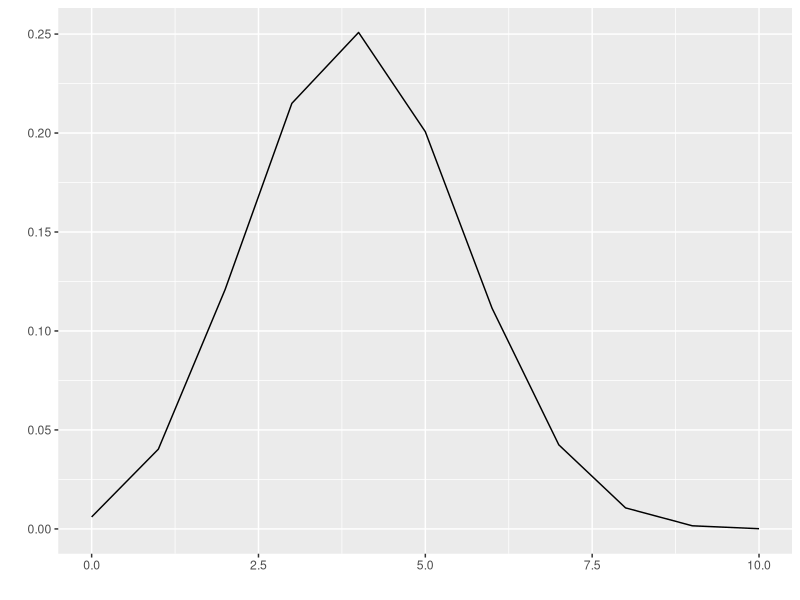
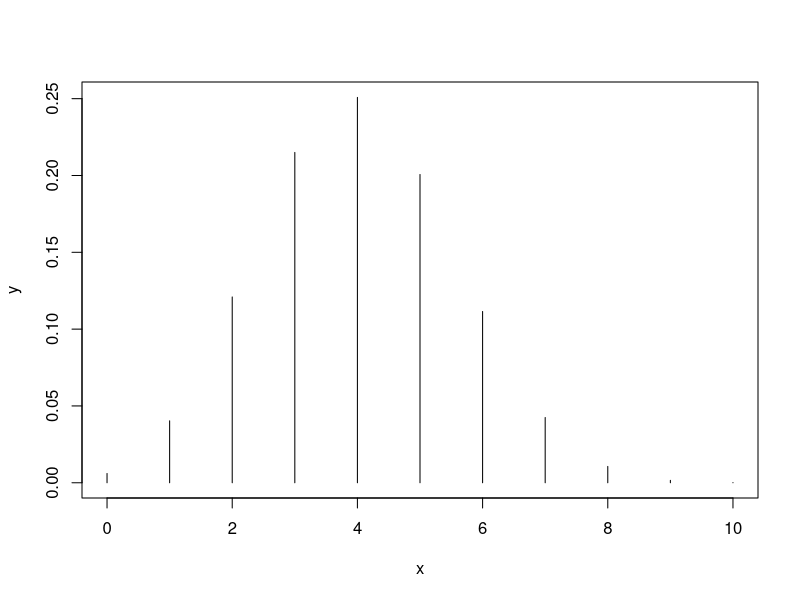
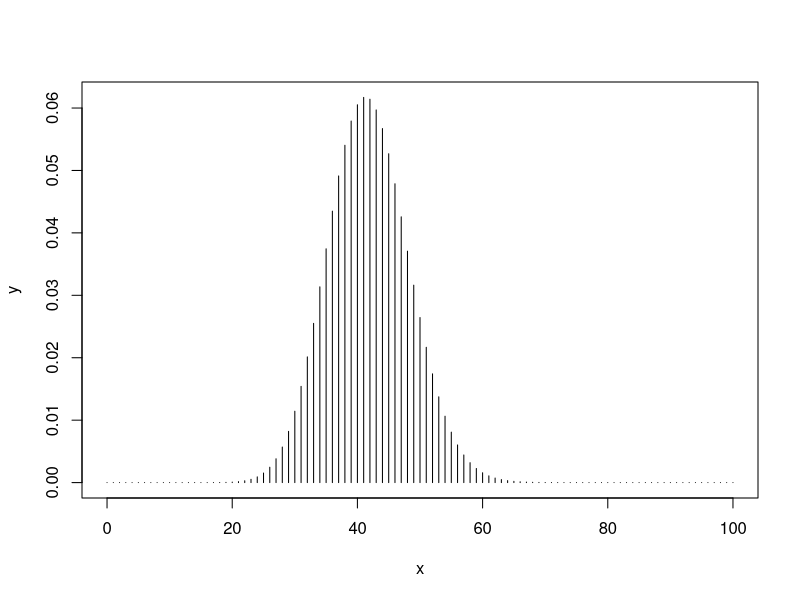

Reproduce these figures in R, in order.
## ---- chunk 1

dbinom(3,size = 10,prob =0.4 )

choose(10,3)*(0.4)^3*(0.6)^7
## ---- chunk 2
pbinom(4,size = 10,prob =0.4 )

choose(10,0)*(0.4)^0*(0.6)^10+choose(10,1)*(0.4)^1*(0.6)^9+choose(10,2)*(0.4)^2*(0.6)^8+choose(10,3)*(0.4)^3*(0.6)^7+choose(10,4)*(0.4)^4*(0.6)^6

dbinom(0,size = 10,prob =0.4 )+dbinom(1,size = 10,prob =0.4 )+dbinom(2,size = 10,prob =0.4 )+dbinom(3,size = 10,prob =0.4 )+dbinom(4,size = 10,prob =0.4 )
## ---- chunk 3
library(ggfortify)
ggdistribution(dbinom, seq(0, 10, 1), size = 10, prob = 0.4)

###Otra forma
x=seq(0,10,1)
y=dbinom(x,size=10,prob = 0.4)
plot(x,y,type="h")

## ---- chunk 4
lbd=41.8
dpois(50,lambda=lbd) #P[X=50]


(exp(-lbd)*lbd^(50))/(factorial(50))
## ---- chunk 5
ppois(45,lambda = lbd)
## ---- chunk 6
x=seq(0,100,1)
y=dpois(x,lambda=41.8)
plot(x,y,type="h")


## ---- chunk 7
ppois(45,lambda = lbd)-ppois(37,lambda =lbd)
